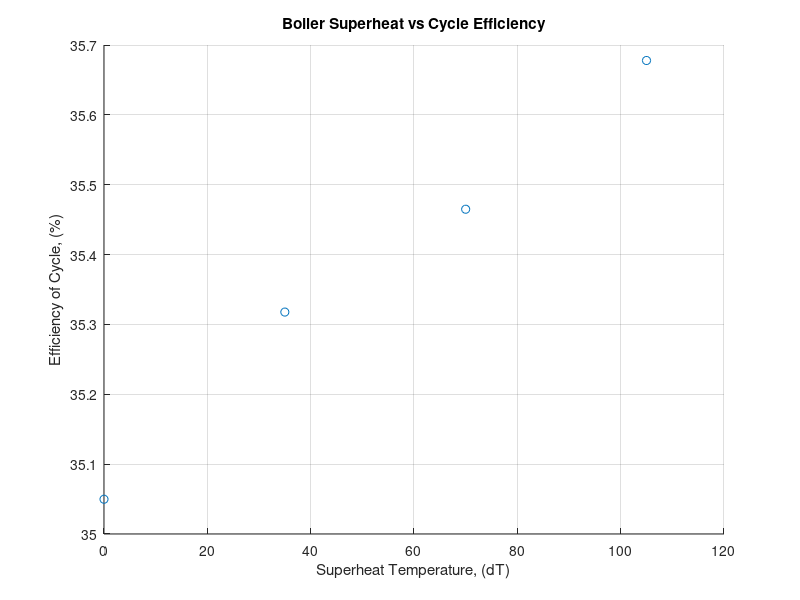

Here is the MATLAB script that generated this plot:
clear all, close all, clc
%% #################### HW-1.5 ##################################
%% Givens and Table Readings
P_1 = 1150;
T_1 = [561.9,   596.9,   631.9,   666.9];
DT =  [0,       35,      70,      105]; % superheat
h_1 = [1186.44, 1227.67, 1260.62, 1289.39];
s_1 = [1.37,    1.41     1.443,   1.47];

P_2 = 2.5; T_2 = 134.4;

P_2g = 2.5; T_2g = 134.4;
h_2g = 1119.26; s_2g = 1.9;

P_3 = P_2g; T_3 = T_2g;
h_3 = 102.37; s_3 = 0.189; v_3 = 0.016; x_3 = 0;

P_4 = P_1;

P_4d = P_1; T_4d = T_1;

Cf = 5.4;

%% Calculation
for i = 1:1:4
    % Steam quality at 2
    s_2(i) = s_1(i); % isentropic process
    x_2(i) = (s_2(i) - s_3) /(s_2g - s_3);
    
    % Enthalpy at 2
    h_2(i) = h_3 + x_2(i) *(h_2g - h_3);
    
    % Turbine work, output
    W_t(i) = h_1(i) - h_2(i);
    
    % Condenser Cooling
    Q_l = h_2(i) - h_3;
    
    % Pump Work, input
        % Enthalpy at 4
    h_4 = h_3 + v_3 * (P_4 - P_3)/ Cf;
    W_p = h_4 - h_3;
    
    % Heating in Boiler
    Q_h = h_1(i) - h_4;
    
    % Net work
    W_nt(i) = W_t(i) - W_p;
    
    % efficiency
    eff(i) = W_nt(i) / Q_h;

    % Moisture content
    m_wt(i) = 1 - x_2(i);
end
eff = eff *100;

x = DT; y = eff;
scatter(x, y), grid on
xlabel('Superheat Temperature, (dT)');
ylabel('Efficiency of Cycle, (%)');
title('Boiler Superheat vs Cycle Efficiency')

